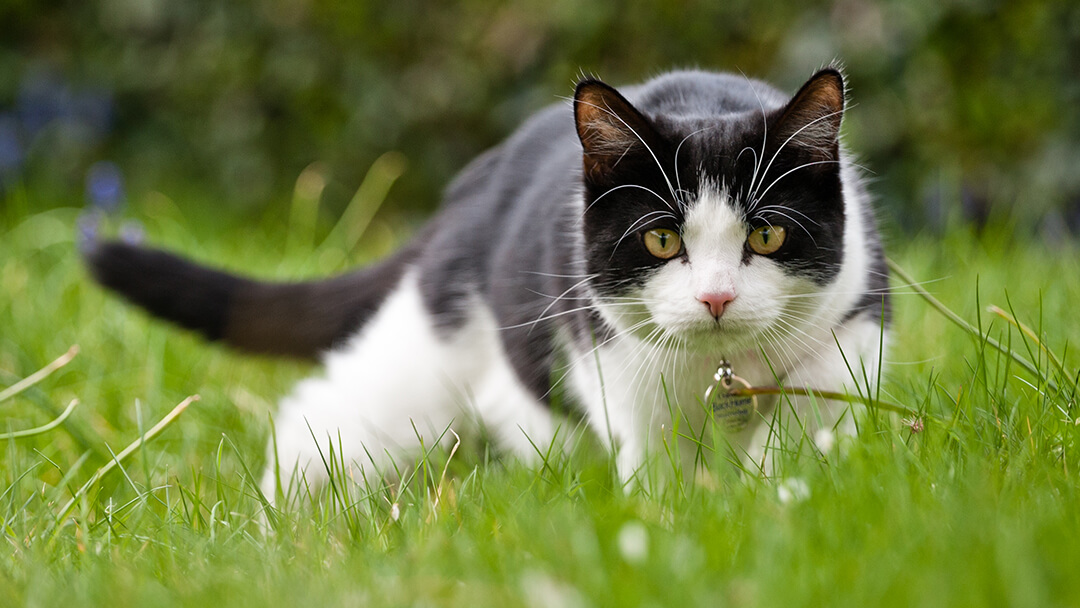
#> input picture 8image.jpg, 1080 x 608 px
$ python 8.py
#> lines starting #> are read from the running program, lines starting #| are printed output that depends on the picture
import cv2

img1 = cv2.imread("8image.jpg")
#> img1 is the input picture: shape (608, 1080, 3); mean B, G, R 68, 123.7, 111.4
img2 = cv2.imread("8_1.jpg")
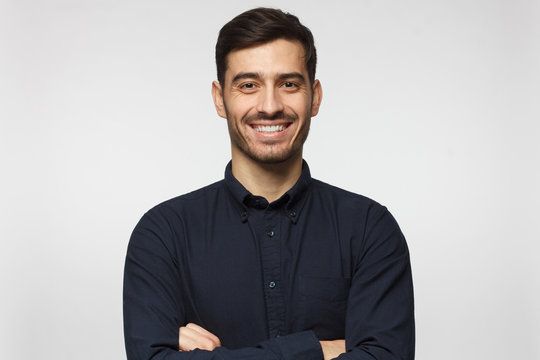
#> input picture 8_1.jpg, 540 x 360 px
#> img2 is the input picture: shape (360, 540, 3); mean B, G, R 173.6, 172.8, 175.2

h, w = img1.shape[:2]
#> h = 608; w = 1080

def zad1():
    roi = img1[0:100, 0:100]
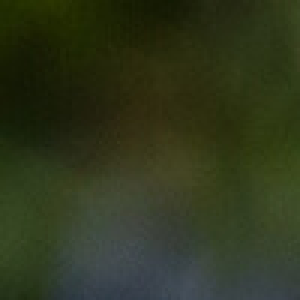
#> roi: shape (100, 100, 3) (shown 3 times larger); mean B, G, R 28.9, 54.1, 46.9
    cv2.imshow("1", roi)
    cv2.waitKey(0)

# [52 lines left out: functions zad2, zad3, zad4, zad5, zad6, zad7 and 1 more, not called in this run]

def zad9():
    roi = img1[h//2:h//2+300,w//2:w//2+300]
    cv2.imwrite("cropped_image.jpg", roi)

def main():
    zad1()

if __name__ == "__main__":
    main()
